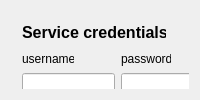
      <widget class="QWidget" name="tab_5">
       <attribute name="title">
        <string>Service</string>
       </attribute>
       <layout class="QGridLayout" name="gridLayout_7">
        <item row="0" column="1">
         <widget class="QWidget" name="widget" native="true">
          <widget class="QLabel" name="password_label_2">
           <property name="geometry">
            <rect>
             <x>110</x>
             <y>40</y>
             <width>50</width>
             <height>16</height>
            </rect>
           </property>
           <property name="text">
            <string>password</string>
           </property>
          </widget>
          <widget class="QPushButton" name="login_button">
           <property name="geometry">
            <rect>
             <x>11</x>
             <y>94</y>
             <width>81</width>
             <height>26</height>
            </rect>
           </property>
           <property name="text">
            <string>Login</string>
           </property>
          </widget>
          <widget class="QLineEdit" name="username_edit">
           <property name="geometry">
            <rect>
             <x>11</x>
             <y>62</y>
             <width>93</width>
             <height>26</height>
            </rect>
           </property>
          </widget>
          <widget class="QLabel" name="username_label">
           <property name="geometry">
            <rect>
             <x>11</x>
             <y>40</y>
             <width>52</width>
             <height>16</height>
            </rect>
           </property>
           <property name="text">
            <string>username</string>
           </property>
          </widget>
          <widget class="QLineEdit" name="password_edit">
           <property name="geometry">
            <rect>
             <x>110</x>
             <y>62</y>
             <width>93</width>
             <height>26</height>
            </rect>
           </property>
          </widget>
          <widget class="QPushButton" name="logout_button">
           <property name="geometry">
            <rect>
             <x>110</x>
             <y>94</y>
             <width>81</width>
             <height>26</height>
            </rect>
           </property>
           <property name="text">
            <string>Logout</string>
           </property>
          </widget>
          <widget class="QLabel" name="service_credentials_label">
           <property name="geometry">
            <rect>
             <x>11</x>
             <y>11</y>
             <width>144</width>
             <height>21</height>
            </rect>
           </property>
           <property name="font">
            <font>
             <pointsize>12</pointsize>
             <bold>true</bold>
            </font>
           </property>
           <property name="text">
            <string>Service credentials</string>
           </property>
          </widget>
          <widget class="QPushButton" name="keygen_button">
           <property name="geometry">
            <rect>
             <x>11</x>
             <y>126</y>
             <width>81</width>
             <height>26</height>
            </rect>
           </property>
           <property name="text">
            <string>Keygen</string>
           </property>
          </widget>
          <widget class="QLineEdit" name="keygen_line">
           <property name="geometry">
            <rect>
             <x>11</x>
             <y>158</y>
             <width>93</width>
             <height>26</height>
            </rect>
           </property>
          </widget>
         </widget>
        </item>
       </layout>
      </widget>
